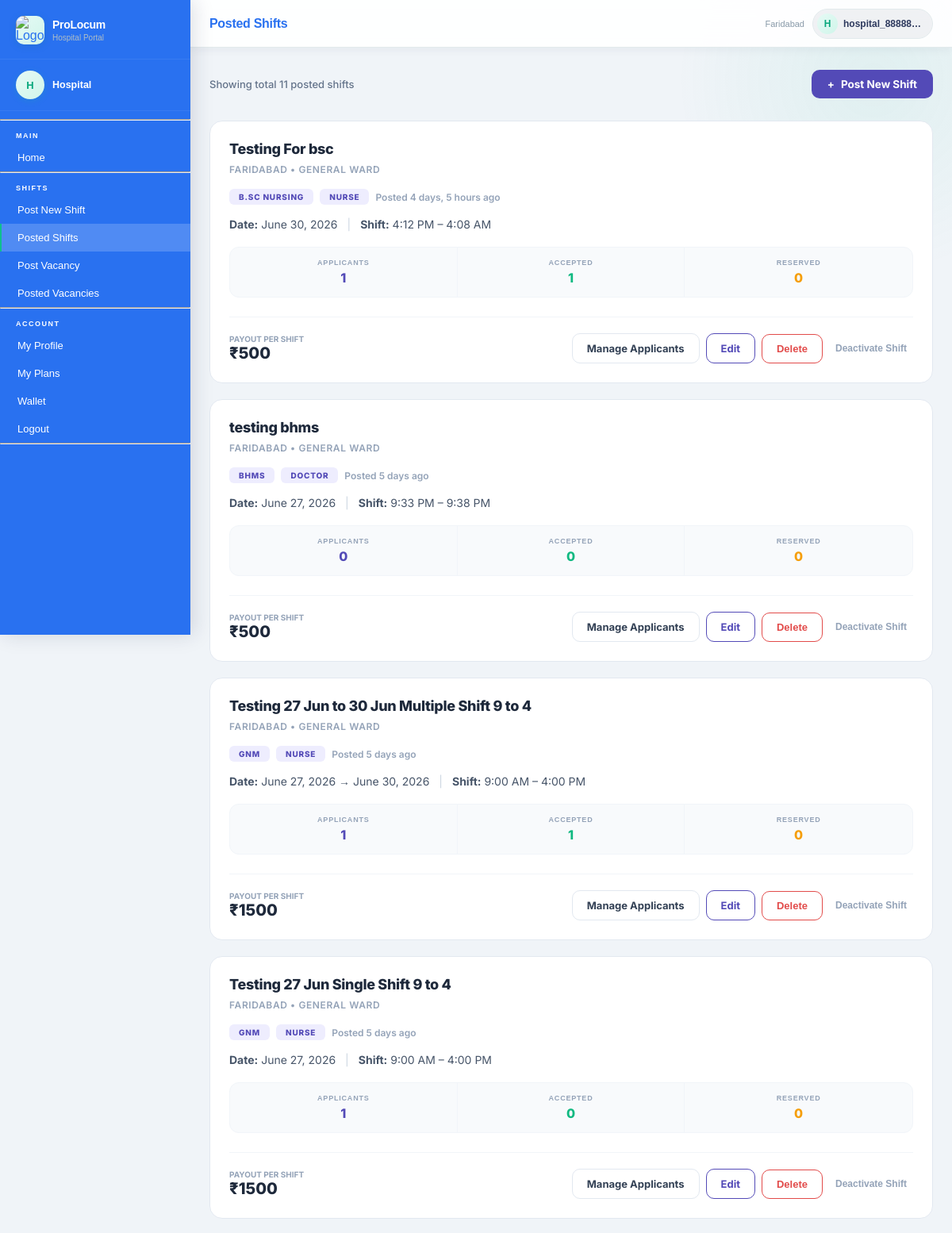
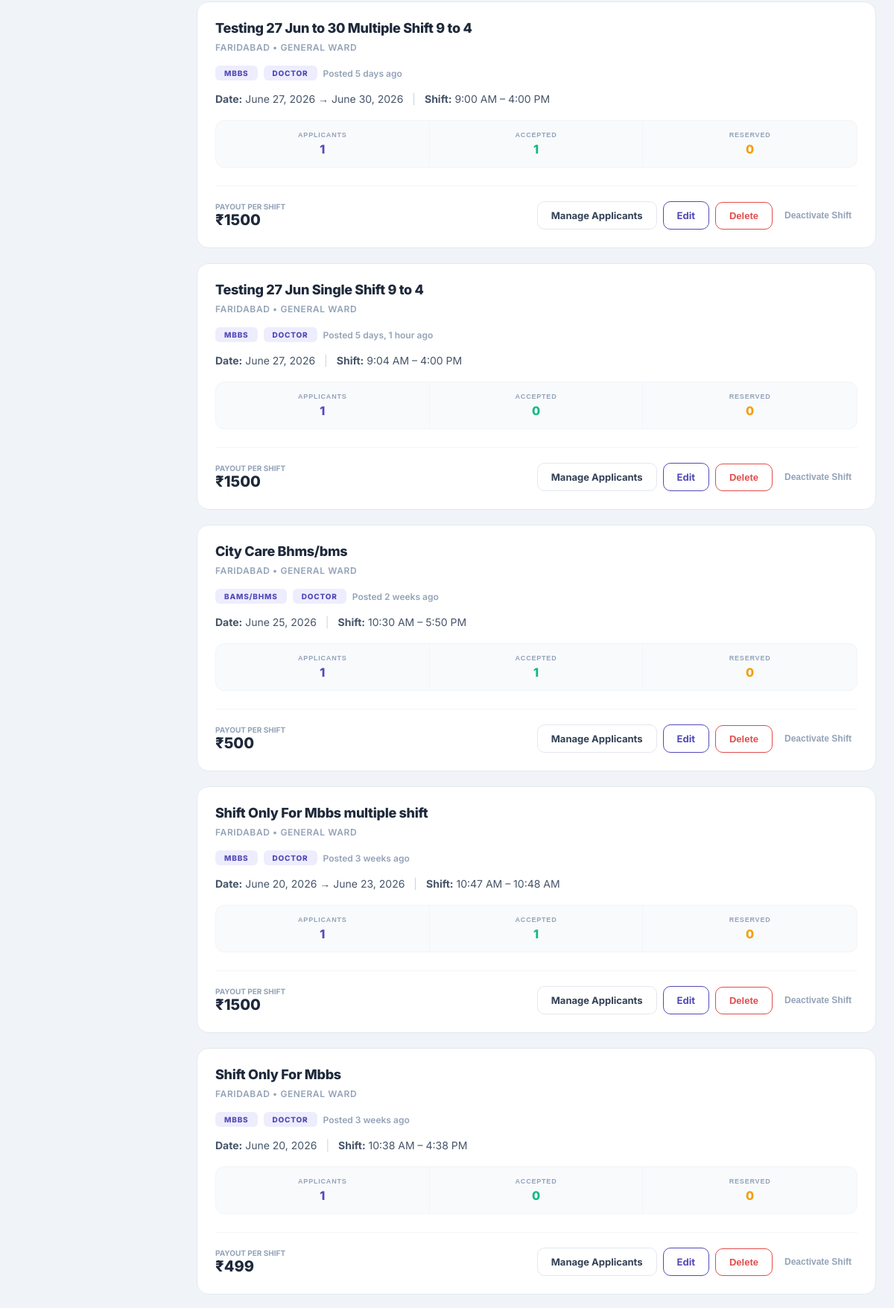
Page /doctors/shifts/posted/ (signed in, upper part) on the committed database (2 pictures, top to bottom).
### users/models.py (models this page shows, shortened)
class CustomUser(AbstractUser):
    ROLE_CHOICES = (
        ('doctor', 'Doctor'),
        ('nurse', 'Nurse'),
        ('hospital', 'Hospital'),
        ('admin', 'Admin'),
    )
    role   = models.CharField(max_length=20, choices=ROLE_CHOICES)
    mobile = models.CharField(max_length=10, unique=True, null=True, blank=True)  # ✅ Unique mobile

### hospitals/models.py (models this page shows, shortened)
class HospitalProfile(models.Model):
    HOSPITAL_TYPE_CHOICES = [
        ('private', 'Private'),
        ('government', 'Government'),
        ('trust', 'Trust / NGO'),
        ('clinic', 'Clinic'),
    ]
    user             = models.OneToOneField(settings.AUTH_USER_MODEL, on_delete=models.CASCADE, related_name='hospital_profile')
    hospital_name    = models.CharField(max_length=200)
    hospital_type    = models.CharField(max_length=20, choices=HOSPITAL_TYPE_CHOICES, blank=True)
    registration_no  = models.CharField(max_length=100, blank=True)
    is_registration_complete = models.BooleanField(default=False)
    contact_person   = models.CharField(max_length=150, blank=True)
    phone            = models.CharField(max_length=15, blank=True)
    email            = models.EmailField(blank=True)
    address          = models.TextField(blank=True)
    state            = models.CharField(max_length=100, blank=True)
    city             = models.CharField(max_length=100, blank=True)
    pincode          = models.CharField(max_length=10, blank=True)
    specialities     = models.TextField(blank=True)   # comma-separated
    bed_count        = models.PositiveIntegerField(null=True, blank=True)
    logo             = models.ImageField(upload_to='hospitals/logos/', null=True, blank=True)
    registration_doc = models.FileField(upload_to='hospitals/docs/', null=True, blank=True)
    pan_card         = models.FileField(upload_to='hospitals/pan/', null=True, blank=True)
    aadhar_photo     = models.FileField(upload_to='hospitals/aadhar/', null=True, blank=True)
    registered_state = models.CharField(max_length=100, blank=True)
    is_verified      = models.BooleanField(default=False)
    created_at       = models.DateTimeField(auto_now_add=True)
    updated_at       = models.DateTimeField(auto_now=True)
    STATUS_CHOICES = [
    ('pending', 'Pending'),
    ('approved', 'Approved'),
    ('rejected', 'Rejected'),
]
    verification_status = models.CharField(max_length=10, choices=STATUS_CHOICES, default='pending')

### shifts/models.py (models this page shows, shortened)
class Shift(models.Model):
    SHIFT_TYPE_CHOICES = [
        ('single', 'Single Shift'),
        ('multiple', 'Multiple Shift'),
    ]
    WARD_CHOICES = [
        ('general', 'General Ward'),
        ('icu', 'ICU Ward'),
        ('casualty', 'Casualty Ward'),
        ('female', 'Female Ward'),
    ]
    QUALIFICATION_CHOICES = [
    ('mbbs', 'MBBS'),
    ('bams', 'BAMS'),
    ('bhms', 'BHMS'),
    ('bams_bhms', 'BAMS/BHMS'),
    ('gnm', 'GNM'),
    ('bsc_nursing', 'B.Sc Nursing'),
    ('anm', 'ANM'),
    ('msc_nursing', 'M.Sc Nursing'),
]
    posted_by               = models.ForeignKey(
        settings.AUTH_USER_MODEL,
        on_delete=models.CASCADE,
        related_name='posted_shifts'
    )
    TARGET_ROLE_CHOICES = [
    ('doctor', 'Doctor'),
    ('nurse', 'Nurse'),
]
    location_link = models.URLField(max_length=500, blank=True, null=True, help_text='Google Maps link')
    target_role = models.CharField(max_length=10, choices=TARGET_ROLE_CHOICES, default='both')
    hospital_name           = models.CharField(max_length=200)
    ward_type               = models.CharField(max_length=20, choices=WARD_CHOICES)
    bed_count               = models.PositiveIntegerField(default=1)
    address                 = models.TextField()
    landmark                = models.CharField(max_length=200, blank=True)
    area                    = models.CharField(max_length=100, blank=True)
    city                    = models.CharField(max_length=100)
    qualification_required  = models.CharField(max_length=20, choices=QUALIFICATION_CHOICES, default='bams_bhms')
    shift_type              = models.CharField(max_length=10, choices=SHIFT_TYPE_CHOICES, default='single')
    start_date              = models.DateField()
    end_date                = models.DateField(null=True, blank=True)
    start_time              = models.TimeField()
    end_time                = models.TimeField()
    pay                     = models.PositiveIntegerField(help_text='Pay in INR')
    requirements            = models.TextField(blank=True)
    is_urgent               = models.BooleanField(default=False)
    is_active               = models.BooleanField(default=True)
    created_at              = models.DateTimeField(auto_now_add=True)
    @property
    def accepted_count(self):
        return self.applications.filter(status='accepted').count()
    @property
    def reserved_count(self):
        return self.applications.filter(status='reserved').count()

### shifts/views.py (the view)
# urls.py: path('shifts/posted/',          views.posted_shifts,        name='nurse_posted_shifts'),
@login_required
def posted_shifts(request):
    cfg    = get_role_config(request.user)
    shifts = Shift.objects.filter(
        posted_by=request.user
    ).order_by('-created_at')
    return render(request, 'doctors/posted_shifts.html', {
        'shifts':         shifts,
        'base_template':  cfg['base'],
        'post_url':       cfg['post_url'],
        'deactivate_url': cfg['deactivate_url'],
    })

### plans/models.py (called while the page is built)
    @property
    def is_expired(self):
        if not self.end_date:
            return False   # Lifetime plan
        return timezone.now() > self.end_date

### plans/utils.py (called while the page is built, shortened)
def get_active_plan(user):
    plan = UserPlan.objects.filter(user=user, is_active=True).first()
    if not plan:
        return None
    return plan

### doctors/templates/doctors/posted_shifts.html (shortened to what this page needs)
{% extends base_template|default:'doctors/base.html' %}
{% block page_title %}Posted Shifts{% endblock %}
{% block content %}
<div class="dash-wrap">
    <div class="header-flex">
        <div class="header-title-text">Showing total {{ shifts|length }} posted shifts</div>
        <a href="{% url post_url|default:'post_new_shift' %}" class="btn-new">
            <span>+</span> Post New Shift
        </a>
    </div>
    {% if shifts %}
        {% for shift in shifts %}
        <div class="shift-item">
            <div class="shift-header">
                <div>
                    <span class="hosp-name">{{ shift.hospital_name }}</span>
                    <span class="hosp-loc">{{ shift.city }} • {{ shift.get_ward_type_display }}</span>
                </div>
            </div>
<div class="tag-row">
    <span class="tag tag-qual">{{ shift.get_qualification_required_display }}</span>
    <span class="tag tag-qual">{{ shift.get_target_role_display }}</span>
    <span style="color:#94a3b8; font-size:12px; font-weight:600; align-self:center;">Posted {{ shift.created_at|timesince }} ago</span>
</div>
          <div class="details-line">
    <span><strong>Date:</strong> {{ shift.start_date }}
        {% if shift.shift_type == 'multiple' and shift.end_date %}
            → {{ shift.end_date }}
        {% endif %}
    </span>
    <span class="sep">|</span>
    <span><strong>Shift:</strong> {{ shift.start_time|time:"g:i A" }} – {{ shift.end_time|time:"g:i A" }}</span>
</div>
            <div class="stats-container">
                <div class="stat-box">
                    <span class="stat-label">Applicants</span>
                    <span class="stat-count blue">{{ shift.applications.count }}</span>
                </div>
                <div class="stat-box">
                    <span class="stat-label">Accepted</span>
                    <span class="stat-count green">{{ shift.accepted_count }}</span>
                </div>
                <div class="stat-box">
                    <span class="stat-label">Reserved</span>
                    <span class="stat-count" style="color: #f59e0b;">{{ shift.reserved_count }}</span>
                </div>
            </div>
            <div class="shift-footer">
                <div class="pay-container">
                    <span class="pay-label">Payout per shift</span>
                    <span class="pay-text">₹{{ shift.pay }}</span>
                </div>
  <div class="actions-flex">
    <a href="/{{ request.user.role }}s/shifts/applicants/{{ shift.id }}/"
       class="btn-manage" style="text-align:center; grid-column: span 2;">
        Manage Applicants
    </a>
    <a href="/{{ request.user.role }}s/shifts/edit/{{ shift.id }}/"
       style="background:white; border:1.5px solid #534AB7; color:#534AB7;
              padding:10px 18px; border-radius:10px; font-size:13px;
              font-weight:700; text-decoration:none; text-align:center;
              transition:0.2s; display:block;">
         Edit
    </a>
    <form method="post" action="/{{ request.user.role }}s/shifts/delete/{{ shift.id }}/"
          onsubmit="return confirm('Delete this shift?')">
        <button type="submit"
                style="width:100%; background:white; border:1.5px solid #E24B4A;
                       color:#E24B4A; padding:10px 18px; border-radius:10px;
                       font-size:13px; font-weight:700; cursor:pointer;">
             Delete
        </button>
    </form>
    {% if shift.is_active %}
    <form method="post" action="{% url deactivate_url|default:'deactivate_shift' shift.id %}"
          style="grid-column: span 2;">
        <button type="submit" class="btn-deactivate" style="width:100%;"
                onclick="return confirm('Deactivate this shift?')">
            Deactivate Shift
        </button>
    </form>
    {% endif %}
</div>
            </div>
        </div>
        {% endfor %}
    {% endif %}
</div>
{% endblock %}

### hospitals/templates/hospitals/base.html (shortened to what this page needs)
{% load static %}
<!DOCTYPE html>
<html lang="hi">
<head>
  <link rel="stylesheet" href="{% static 'users/css/base.css' %}">
</head>
<body>
<aside class="sidebar" id="sidebar">
  {% if request.user.is_authenticated %}
  <div class="sidebar-brand">
    <div class="logo-icon">
      <img src="{% static 'users/images/Black_and_White_Circular_Art___Design_Logo-removebg-preview.png' %}" alt="Logo">
    </div>
    <div class="brand-text">
      <h1>ProLocum</h1>
      <p>Hospital Portal</p>
    </div>
  </div>
  <div class="sidebar-profile">
    <div class="profile-avatar">
      {% if profile.hospital_name %}{{ profile.hospital_name|first|upper }}{% else %}H{% endif %}
    </div>
    <div class="profile-info">
      <strong>{% if profile.hospital_name %}{{ profile.hospital_name }}{% else %}Hospital{% endif %}</strong>
    </div>
  </div>
  {% endif %}
  <nav class="sidebar-nav">
<hr>
    <div class="nav-section-label">Main</div>
    <a href="{% url 'hospital_dashboard' %}" class="nav-link {% if request.resolver_match.url_name == 'hospital_dashboard' %}active{% endif %}">
      Home
    </a>
<hr>
    <div class="nav-section-label">Shifts</div>
    {% if ctx_can_post_shift %}
      <a href="/hospitals/shifts/post/" class="nav-link {% if request.resolver_match.url_name == 'post_new_shift' %}active{% endif %}">
        Post New Shift
      </a>
      <a href="/hospitals/shifts/posted/" class="nav-link {% if request.resolver_match.url_name == 'posted_shifts' %}active{% endif %}">
        Posted Shifts
      </a>
    {% endif %}
    {% if ctx_can_post_vacancy %}
      <a href="{% url 'hospital_post_vacancy' %}" class="nav-link {% if request.resolver_match.url_name == 'hospital_post_vacancy' %}active{% endif %}">
        Post Vacancy
      </a>
      <a href="{% url 'hospital_posted_vacancies' %}" class="nav-link {% if request.resolver_match.url_name == 'hospital_posted_vacancies' %}active{% endif %}">
        Posted Vacancies
      </a>
    {% endif %}
<hr>
    <div class="nav-section-label">Account</div>
    <a href="{% url 'hospital_my_profile' %}" class="nav-link {% if request.resolver_match.url_name == 'hospital_my_profile' %}active{% endif %}">
      My Profile
    </a>
    <a href="{% url 'my_plans' %}" class="nav-link {% if request.resolver_match.url_name == 'my_plans' %}active{% endif %}">
      My Plans
    </a>
    <a href="{% url 'hospital_wallet' %}" class="nav-link">
    Wallet
</a>
    <a href="{% url 'logout' %}" class="nav-link">Logout</a>
<hr>
  </nav>
</aside>
<main class="main">
  <div class="topbar">
    <div class="topbar-left">
      <span class="topbar-title">{% block page_title %}Dashboard{% endblock %}</span>
    </div>
    <div class="topbar-right">
      {% if request.user.hospital_profile.city %}
      <span class="city-tag">{{ request.user.hospital_profile.city }}</span>
      {% endif %}
      <div class="user-chip">
        <div class="user-avatar">
          {% if profile.hospital_name %}{{ profile.hospital_name|first|upper }}{% else %}{{ request.user.username|first|upper }}{% endif %}
        </div>
        <span class="user-name">
          {% if profile.hospital_name %}{{ profile.hospital_name }}{% else %}{{ request.user.username }}{% endif %}
        </span>
      </div>
    </div>
  </div>
  <div class="content">
    {% block content %}{% endblock %}
  </div>
</main>
</body>
</html>

### doctors/templates/doctors/posted_shifts.html (style rules this page uses)
.dash-wrap { padding: 4px 0 32px; font-family: 'Inter', sans-serif; }
.header-flex { display: flex; justify-content: space-between; align-items: center; margin-bottom: 28px; gap: 16px; flex-wrap: wrap; }
.header-title-text { font-size: 13px; color: #64748b; font-weight: 500; }
.btn-new { background: #534AB7; color: white; padding: 10px 20px; border-radius: 10px; text-decoration: none; font-size: 13.5px; font-weight: 700; transition: 0.2s; display: inline-flex; align-items: center; gap: 8px; }
.shift-item { background: white; border: 1px solid #e2e8f0; border-radius: 16px; padding: 24px; margin-bottom: 20px; position: relative; transition: all 0.3s cubic-bezier(0.4, 0, 0.2, 1); }
.hosp-name { font-size: 18px; font-weight: 800; color: #1e293b; margin-bottom: 4px; display: block; letter-spacing: -0.3px; }
.hosp-loc { font-size: 12px; color: #94a3b8; font-weight: 600; text-transform: uppercase; letter-spacing: 0.6px; }
.tag-row { display: flex; gap: 8px; flex-wrap: wrap; margin: 16px 0; }
.tag { padding: 4px 12px; border-radius: 6px; font-size: 10px; font-weight: 800; text-transform: uppercase; letter-spacing: 0.8px; }
.tag-qual { background: #EEEDFE; color: #534AB7; }
.details-line { font-size: 14px; color: #475569; display: flex; gap: 12px; align-items: center; margin-bottom: 20px; }
.sep { color: #cbd5e1; }
.stats-container { display: grid; grid-template-columns: repeat(3, 1fr); background: #f8fafc; border-radius: 12px; overflow: hidden; border: 1px solid #f1f5f9; margin-bottom: 24px; }
.stat-box { padding: 14px; text-align: center; border-right: 1px solid #f1f5f9; }
.stat-box:last-child { border-right: none; }
.stat-label { font-size: 9px; font-weight: 800; color: #94a3b8; text-transform: uppercase; display: block; margin-bottom: 4px; }
.stat-count { font-size: 16px; font-weight: 800; color: #1e293b; }
.stat-count.blue { color: #534AB7; }
.stat-count.green { color: #10b981; }
.shift-footer { display: flex; justify-content: space-between; align-items: center; padding-top: 20px; border-top: 1px solid #f1f5f9; }
.pay-container { display: flex; flex-direction: column; }
.pay-label { font-size: 10px; font-weight: 700; color: #94a3b8; text-transform: uppercase; }
.pay-text { font-size: 20px; font-weight: 800; color: #1e293b; line-height: 1.2; }
.actions-flex { display: flex; align-items: center; gap: 8px; flex-wrap: wrap; }
.btn-manage { background: white; border: 1.5px solid #e2e8f0; color: #334155; padding: 10px 18px; border-radius: 10px; font-size: 13px; font-weight: 700; text-decoration: none; transition: 0.2s; }
.btn-deactivate { background: transparent; border: none; color: #94a3b8; font-size: 12px; font-weight: 600; cursor: pointer; padding: 8px; transition: color 0.2s; }

### rows in the picture
CustomUser: user.hospital_profile.city "Faridabad", user.username|first "H", user.username "hospital_88888…"
Shift: hospital_name "Testing For bsc", city "FARIDABAD", ward_type "GENERAL WARD", qualification_required "B.SC NURSING", target_role "NURSE", created_at "4 days, 5 hours", start_date "June 30, 2026", start_time "4:12 PM", end_time "4:08 AM", applications.count "1", accepted_count "1", reserved_count "0", pay "500", is_active "Deactivate Shift"
Shift: hospital_name "testing bhms", city "FARIDABAD", ward_type "GENERAL WARD", qualification_required "BHMS", target_role "DOCTOR", created_at "5 days", start_date "June 27, 2026", start_time "9:33 PM", end_time "9:38 PM", applications.count "0", accepted_count "0", reserved_count "0", pay "500", is_active "Deactivate Shift"
Shift: hospital_name "Testing 27 Jun to 30 Jun Multiple Shift 9 to 4", city "FARIDABAD", ward_type "GENERAL WARD", qualification_required "GNM", target_role "NURSE", created_at "5 days", start_date "June 27, 2026", end_date "June 30, 2026", start_time "9:00 AM", end_time "4:00 PM", applications.count "1", accepted_count "1", reserved_count "0", pay "1500", is_active "Deactivate Shift"
Shift: hospital_name "Testing 27 Jun Single Shift 9 to 4", city "FARIDABAD", ward_type "GENERAL WARD", qualification_required "GNM", target_role "NURSE", created_at "5 days", start_date "June 27, 2026", start_time "9:00 AM", end_time "4:00 PM", applications.count "1", accepted_count "0", reserved_count "0", pay "1500", is_active "Deactivate Shift"
Shift: hospital_name "Testing 27 Jun to 30 Multiple Shift 9 to 4", city "FARIDABAD", ward_type "GENERAL WARD", qualification_required "MBBS", target_role "DOCTOR", created_at "5 days", start_date "June 27, 2026", end_date "June 30, 2026", start_time "9:00 AM", end_time "4:00 PM", applications.count "1", accepted_count "1", reserved_count "0", pay "1500", is_active "Deactivate Shift"
Shift: hospital_name "Testing 27 Jun Single Shift 9 to 4", city "FARIDABAD", ward_type "GENERAL WARD", qualification_required "MBBS", target_role "DOCTOR", created_at "5 days, 1 hour", start_date "June 27, 2026", start_time "9:04 AM", end_time "4:00 PM", applications.count "1", accepted_count "0", reserved_count "0", pay "1500", is_active "Deactivate Shift"
Shift: hospital_name "City Care Bhms/bms", city "FARIDABAD", ward_type "GENERAL WARD", qualification_required "BAMS/BHMS", target_role "DOCTOR", created_at "2 weeks", start_date "June 25, 2026", start_time "10:30 AM", end_time "5:50 PM", applications.count "1", accepted_count "1", reserved_count "0", pay "500", is_active "Deactivate Shift"
Shift: hospital_name "Shift Only For Mbbs multiple shift", city "FARIDABAD", ward_type "GENERAL WARD", qualification_required "MBBS", target_role "DOCTOR", created_at "3 weeks", start_date "June 20, 2026", end_date "June 23, 2026", start_time "10:47 AM", end_time "10:48 AM", applications.count "1", accepted_count "1", reserved_count "0", pay "1500", is_active "Deactivate Shift"
Shift: hospital_name "Shift Only For Mbbs", city "FARIDABAD", ward_type "GENERAL WARD", qualification_required "MBBS", target_role "DOCTOR", created_at "3 weeks", start_date "June 20, 2026", start_time "10:38 AM", end_time "4:38 PM", applications.count "1", accepted_count "0", reserved_count "0", pay "499", is_active "Deactivate Shift"

### other values in the picture
{{ shifts|length }} "11"
